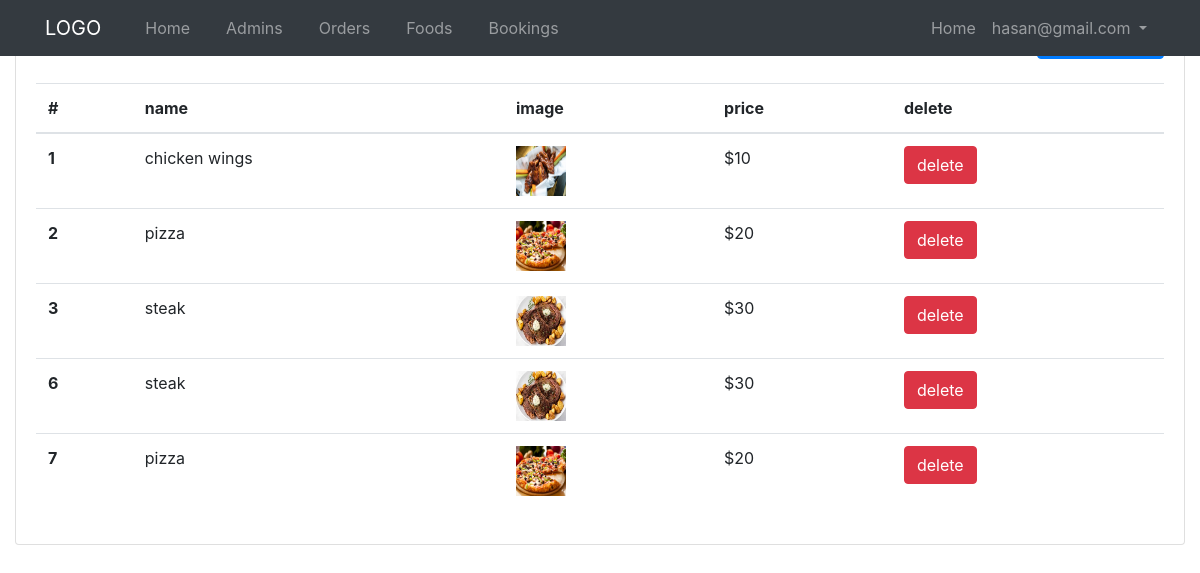
/admin-panel/foods-admins/show-foods.php (signed in), run on the app's committed database.
### tables this page shows
CREATE TABLE `foods` (
  `id` int(10) NOT NULL,
  `name` varchar(200) NOT NULL,
  `image` varchar(200) NOT NULL,
  `description` text NOT NULL,
  `price` varchar(20) NOT NULL,
  `meal_id` int(1) NOT NULL,
  `created_at` timestamp NOT NULL DEFAULT current_timestamp()
);

### libs/App.php (called while the page is built, shortened)
<?php
    class App {
        public $host = HOST;
        public $dbname = DBNAME;
        public $user = USER;
        public $pass = PASS;
        public $link;
        public function connect() {
            $this->link = new PDO("mysql:host=".$this->host.";dbname=".$this->dbname."", $this->user, $this->pass);
        }
        public function selectAll($query) {
            $rows = $this->link->query($query);
            $rows->execute();
            $allRows = $rows->fetchAll(PDO::FETCH_OBJ);
            if($allRows > 0) {
                return $allRows;
            } else {
                echo "";
                return false;
            }
        }
    }

### admin-panel/foods-admins/show-foods.php (the view, shortened to what this page needs)
<?php require "../../libs/App.php"; ?>
<?php require "../layouts/header.php"; ?>
<?php
    $query = "SELECT * FROM foods";
    $app = new App;
    $app->validateSessionAdminInside();
    $foods = $app->selectAll($query);
?>
      <div class="row">
        <div class="col">
          <div class="card">
            <div class="card-body">
              <h5 class="card-title mb-4 d-inline">Foods</h5>
              <a  href="create-foods.php" class="btn btn-primary mb-4 text-center float-right">Create Foods</a>
              <table class="table">
                <thead>
                  <tr>
                    <th scope="col">#</th>
                    <th scope="col">name</th>
                    <th scope="col">image</th>
                    <th scope="col">price</th>
                    <th scope="col">delete</th>
                  </tr>
                </thead>
                <tbody>
                  <?php foreach($foods as $food) : ?>
                    <tr>
                      <th scope="row"><?php echo $food->id; ?></th>
                      <td><?php echo $food->name; ?></td>
                      <td><img style="width: 50px; height: 50px" src="foods-images/<?php echo $food->image; ?>" </td>
                      <td>$<?php echo $food->price; ?></td>
                      <td><a href="delete-foods.php?id=<?php echo $food->id; ?>" class="btn btn-danger  text-center ">delete</a></td>
                    </tr>
                  <?php endforeach; ?>
                </tbody>
              </table>
            </div>
          </div>
        </div>
      </div>
<?php require "../layouts/footer.php"; ?>

### data on the page
foods: id "1", name "chicken wings", image (picture), price "10"
foods: id "2", name "pizza", image (picture), price "20"
foods: id "3", name "steak", image (picture), price "30"
foods: id "6", name "steak", image (picture), price "30"
foods: id "7", name "pizza", image (picture), price "20"

### other printed values
$_SESSION['email'] "hasan@gmail.com"
